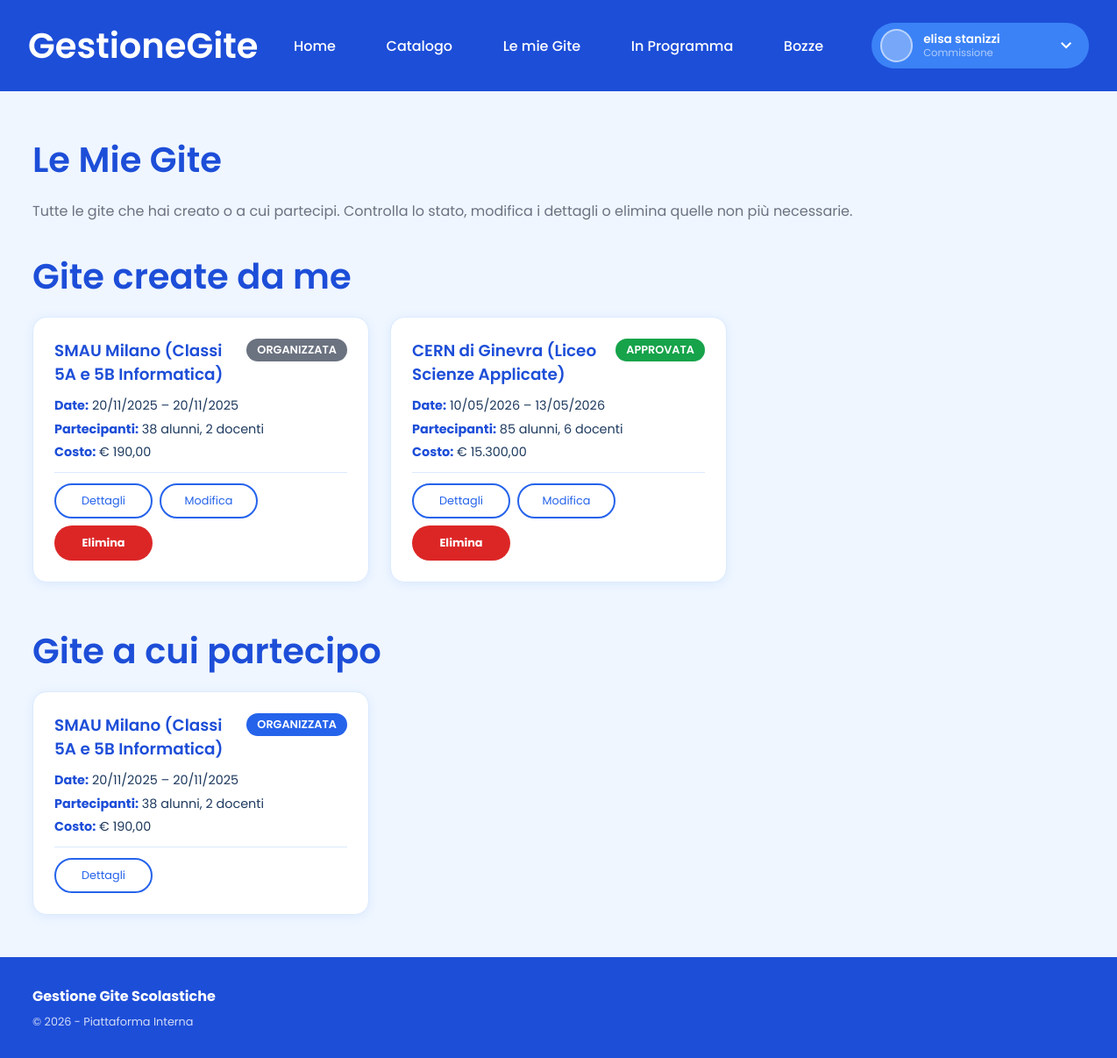
Page /mieGite.php (signed in) on the committed database.
### tables this page shows
CREATE TABLE `gitaorganizzata` (
  `IDGita` int(11) NOT NULL,
  `IDProposta` int(11) NOT NULL,
  `IDUtente` int(11) NOT NULL,
  `DataInizio` date NOT NULL,
  `DataFine` date NOT NULL,
  `NumAlunni` int(11) NOT NULL,
  `NumDocentiAccompagnatori` int(11) NOT NULL,
  `NumAlunniDisabili` int(11) NOT NULL DEFAULT 0,
  `CostoTot` decimal(10,2) NOT NULL,
  `IDStato` int(11) NOT NULL
);

CREATE TABLE `propostagita` (
  `IDProposta` int(11) NOT NULL,
  `Destinazione` varchar(100) NOT NULL,
  `MezzoDiTrasporto` varchar(50) NOT NULL,
  `Periodo` varchar(50) NOT NULL,
  `MinPartecipanti` int(11) NOT NULL,
  `MaxPartecipanti` int(11) NOT NULL,
  `Costo` decimal(10,2) NOT NULL,
  `IDUtente` int(11) NOT NULL
);

CREATE TABLE `statogita` (
  `IDStato` int(11) NOT NULL,
  `Stato` enum('Bozza','Inserita','Approvata','NonApprovata','Organizzata','Conclusa') NOT NULL
);

### mieGite.php (the view, shortened to what this page needs)
<!DOCTYPE html>
<html lang="it">
<head>
    <link rel="stylesheet" href="style.css">
    <link rel="stylesheet" href="vetrina.css">
    <link rel="stylesheet" href="style_custom.css">
</head>
<body>
    <?php
        include('nav.php');
        $idUtenteLoggato = $_SESSION['id_utente'];
    ?>
    <div class="container">
        <main class="content home-padding">
            <div class="hero-section">
                <h2 style="margin-bottom: 1rem; color: var(--blue-700);">Le Mie Gite</h2>
                <p>Tutte le gite che hai creato o a cui partecipi.
                Controlla lo stato, modifica i dettagli o elimina quelle non più necessarie.</p>
            </div>
            <div style="margin-top: 2rem;">
                <h2 style="margin-bottom: 1rem; color: var(--blue-700);">Gite create da me</h2>
                <div class="miegite-grid">
                    <?php
                        $query = "
                            SELECT g.*, p.Destinazione, s.Stato
                            FROM gitaorganizzata g
                            JOIN propostagita p ON g.IDProposta = p.IDProposta
                            JOIN statogita s ON g.IDStato = s.IDStato
                            WHERE g.IDUtente = $idUtenteLoggato
                            ORDER BY g.DataInizio ASC
                        ";
                        $risultatoMie = mysqli_query($conn, $query);
                        if (mysqli_num_rows($risultatoMie) > 0) {
                            while ($row = mysqli_fetch_assoc($risultatoMie)) {
                                $dataInizio = date('d/m/Y', strtotime($row['DataInizio']));
                                $dataFine = date('d/m/Y', strtotime($row['DataFine']));
                                $classeBadge = 'badge-secondary';
                                if ($row['Stato'] == 'Approvata') $classeBadge = 'badge-success';
                                ?>
                                <div class="miegite-card" <?php
                                     echo 'data-dest="' . htmlspecialchars($row['Destinazione']) . '" ';
                                     echo 'data-stato="' . htmlspecialchars($row['Stato']) . '" ';
                                     echo 'data-classe="N/D" ';
                                     echo 'data-inizio="' . $dataInizio . '" ';
                                     echo 'data-fine="' . $dataFine . '" ';
                                     echo 'data-mezzo="" ';
                                     echo 'data-alunni="' . $row['NumAlunni'] . '" ';
                                     echo 'data-docenti="' . $row['NumDocentiAccompagnatori'] . '" ';
                                     echo 'data-costo="' . number_format($row['CostoTot'], 2, ',', '.') . '" ';
                                     echo 'data-note=""';
                                ?>>
                                    <div class="miegite-card-header">
                                        <h3 class="miegite-card-title"><?php echo htmlspecialchars($row['Destinazione']); ?></h3>
                                        <span class="badge <?php echo $classeBadge; ?>"><?php echo htmlspecialchars($row['Stato']); ?></span>
                                    </div>
                                    <div class="miegite-card-body">
                                        <div class="miegite-card-info">
                                            <span><strong>Date:</strong> <?php echo $dataInizio . ' &#8211; ' . $dataFine; ?></span>
                                            <span><strong>Partecipanti:</strong> <?php echo $row['NumAlunni'] . ' alunni, ' . $row['NumDocentiAccompagnatori'] . ' docenti'; ?></span>
                                            <span><strong>Costo:</strong> &#8364; <?php echo number_format($row['CostoTot'], 2, ',', '.'); ?></span>
                                        </div>
                                    </div>
                                    <div class="miegite-card-footer">
                                        <button class="xs outline btn-dettagli-gita">Dettagli</button>
                                        <button class="xs outline btn-modifica-gita">Modifica</button>
                                        <button class="xs cancel btn-elimina-gita">Elimina</button>
                                    </div>
                                </div>
                                <?php
                            }
                        } else {
                            echo "<p>Non hai ancora creato nessuna gita.</p>";
                        }
                    ?>
                </div>
            </div>
            <div style="margin-top: 3rem;">
                <h2 style="margin-bottom: 1rem; color: var(--blue-700);">Gite a cui partecipo</h2>
                <div class="miegite-grid">
                    <?php
                        $query = "SELECT g.*, p.Destinazione, s.Stato FROM gitaorganizzata g JOIN propostagita p ON g.IDProposta = p.IDProposta JOIN statogita s ON g.IDStato = s.IDStato WHERE g.IDUtente = $idUtenteLoggato AND g.IDStato = 5 ORDER BY g.DataInizio ASC";
                        $risultatoPartecipo = mysqli_query($conn, $query);
                        if (mysqli_num_rows($risultatoPartecipo) > 0) {
                            while ($row = mysqli_fetch_assoc($risultatoPartecipo)) {
                                $dataInizio = date('d/m/Y', strtotime($row['DataInizio']));
                                $dataFine = date('d/m/Y', strtotime($row['DataFine']));
                                ?>
                                <div class="miegite-card"
                                    data-dest="<?php echo htmlspecialchars($row['Destinazione']); ?>"
                                    data-stato="<?php echo htmlspecialchars($row['Stato']); ?>"
                                    data-inizio="<?php echo $dataInizio; ?>"
                                    data-fine="<?php echo $dataFine; ?>"
                                    data-alunni="<?php echo $row['NumAlunni']; ?>"
                                    data-docenti="<?php echo $row['NumDocentiAccompagnatori']; ?>"
                                    data-costo="<?php echo number_format($row['CostoTot'], 2, ',', '.'); ?>"
                                    data-mezzo="" data-classe="" data-note="">
                                    <div class="miegite-card-header">
                                        <h3 class="miegite-card-title"><?php echo htmlspecialchars($row['Destinazione']); ?></h3>
                                        <span class="badge badge-primary"><?php echo htmlspecialchars($row['Stato']); ?></span>
                                    </div>
                                    <div class="miegite-card-body">
                                        <div class="miegite-card-info">
                                            <span><strong>Date:</strong> <?php echo $dataInizio . ' &#8211; ' . $dataFine; ?></span>
                                            <span><strong>Partecipanti:</strong> <?php echo $row['NumAlunni'] . ' alunni, ' . $row['NumDocentiAccompagnatori'] . ' docenti'; ?></span>
                                            <span><strong>Costo:</strong> &#8364; <?php echo number_format($row['CostoTot'], 2, ',', '.'); ?></span>
                                        </div>
                                    </div>
                                    <div class="miegite-card-footer">
                                        <button class="xs outline btn-dettagli-gita">Dettagli</button>
                                    </div>
                                </div>
                                <?php
                            }
                        } else {
                            echo "<p>Nessuna gita organizzata al momento.</p>";
                        }
                    ?>
                </div>
            </div>
        </main>
        <footer>
            <div class="footer-container">
                <div class="footer-left">
                    <p><strong>Gestione Gite Scolastiche</strong></p>
                    <p class="footer-copyright">&#169; 2026 - Piattaforma Interna</p>
                </div>
            </div>
        </footer>
    </div>
</body>
</html>

### style.css (style rules this page uses)
:root { --blue-50: #EFF6FF; --blue-100: #DBEAFE; --blue-200: #BFDBFE; --blue-400: #60A5FA; --blue-500: #3B82F6; --blue-600: #2563EB; --blue-700: #1D4ED8; --blue-900: #1E3A5F; --color-primary: var(--blue-600); --color-primary-hover: var(--blue-700); --color-secondary: var(--blue-400); --color-accent: var(--blue-200); --color-surface: var(--blue-50); --color-surface-hover: var(--blue-100); --my-white: #ffffff; --my-white-h: var(--blue-100); --my-icy-blue: var(--blue-100); --my-blue: var(--blue-600); --my-dark-blue: var(--blue-900); --my-gray: #6B7280; --my-green: #16A34A; --my-red: #DC2626; --my-yellow: #EAB308; --my-background: var(--blue-50); --pro: var(--blue-400); --hex-dark-blue: var(--blue-700); --hex-red: #DC2626; --hex-orange: #F97316; --hex-yellow: #EAB308; --hex-dark-green: #16A34A; --hex-light-green: #86EFAC; --hex-light-blue: var(--blue-400); --hex-blue: var(--blue-600); --hex-purple: #7C3AED; --radius: 30px; --radius-1: 16px; --header-color: var(--blue-700); --header-color-hover: var(--blue-900); --footer-color: var(--blue-800, #1E40AF); --text-on-light: var(--blue-900); --text-on-primary: #ffffff; --link-color: var(--blue-600); --link-hover-color: var(--blue-700); --header-height: 6.5rem; margin: 0; padding: 0; font-family: 'Poppins', sans-serif; --h1: 3rem; --h2: 2.5rem; --h3: 2rem; --h4: 1.5rem; --p: 1rem; }
body { background: var(--my-background); color: var(--text-on-light); padding: 0; margin: 0; }
footer { width: 100%; background: var(--blue-700); padding: 2rem 0; color: var(--text-on-primary); }
.footer-container { max-width: 1200px; margin: 0 auto; padding: 0 2rem; display: flex; justify-content: space-between; align-items: center; flex-wrap: wrap; gap: 1rem; }
.footer-left { display: flex; flex-direction: column; gap: 0.5rem; }
.footer-copyright { font-size: 0.8rem; opacity: 0.8; }
h1, h2, h3, h4, p, a { margin: 0; color: inherit; }
h2 { font-size: var(--h2); font-weight: 600; }
h3 { font-size: var(--h3); font-weight: 500; }
p, a { font-size: var(--p); font-weight: normal; }
.container { width: 100%; top: var(--header-height); min-height: 100vh; display: flex; flex-direction: column; }
.content { flex-grow: 1; width: 100%; }

### vetrina.css (style rules this page uses)
button.m, button, .button { border-radius: var(--radius); border: none; background: var(--blue-600); color: white; height: 3.5rem; min-width: 8.5rem; padding: 0 1.2rem; box-sizing: border-box; font-family: inherit; font-size: 1rem; display: inline-flex; align-items: center; justify-content: center; cursor: pointer; text-decoration: none; transition: background 0.18s ease, box-shadow 0.18s ease, transform 0.1s ease; }
button.cancel, .button.cancel { background: var(--hex-red); font-weight: bold; }
button.xs, .button.xs { height: 2.5rem; min-width: 7rem; font-size: 0.8rem; }
button.outline, .button.outline { background: transparent; border: 2px solid var(--blue-600); color: var(--blue-600); }
.badge { display: inline-block; padding: 0.25rem 0.75rem; border-radius: 99px; font-size: 0.8rem; font-weight: 600; text-transform: uppercase; }
.badge-primary { background-color: var(--blue-600); color: white; }
.badge-secondary { background-color: var(--my-gray); color: white; }
.badge-success { background-color: var(--my-green); color: white; }

### style_custom.css (style rules this page uses)
.hero-section p { color: var(--my-gray) !important; }
.home-padding { padding: 3rem 2rem; max-width: 1200px; margin: 0 auto; }
.miegite-grid { display: grid; grid-template-columns: repeat(auto-fill, minmax(340px, 1fr)); gap: 1.5rem; }
.miegite-card { background: var(--my-white); border-radius: var(--radius-1); box-shadow: 0 2px 12px rgba(59, 130, 246, 0.10); border: 1px solid var(--blue-100); padding: 1.5rem; display: flex; flex-direction: column; gap: 0.75rem; transition: box-shadow 0.2s, transform 0.15s; }
.miegite-card-header { display: flex; justify-content: space-between; align-items: flex-start; gap: 0.75rem; }
.miegite-card-title { color: var(--blue-700); font-size: 1.15rem; font-weight: 600; margin: 0 !important; }
.miegite-card-body { flex-grow: 1; }
.miegite-card-info { display: flex; flex-direction: column; gap: 0.35rem; }
.miegite-card-info span { font-size: 0.9rem; color: var(--blue-900); }
.miegite-card-info strong { color: var(--blue-700); }
.miegite-card-footer { border-top: 1px solid var(--blue-100); padding-top: 0.75rem; margin-top: auto; display: flex; gap: 0.5rem; flex-wrap: wrap; }

### rows in the picture
gitaorganizzata: IDProposta.Destinazione "SMAU Milano (Classi 5A e 5B Informatica)", IDStato.Stato "ORGANIZZATA", DataInizio "20/11/2025", DataFine "20/11/2025", NumAlunni "38", NumDocentiAccompagnatori "2", CostoTot "190,00"
gitaorganizzata: IDProposta.Destinazione "CERN di Ginevra (Liceo Scienze Applicate)", IDStato.Stato "APPROVATA", DataInizio "10/05/2026", DataFine "13/05/2026", NumAlunni "85", NumDocentiAccompagnatori "6", CostoTot "15.300,00"

### other values in the picture
$nome_utente "elisa stanizzi"
